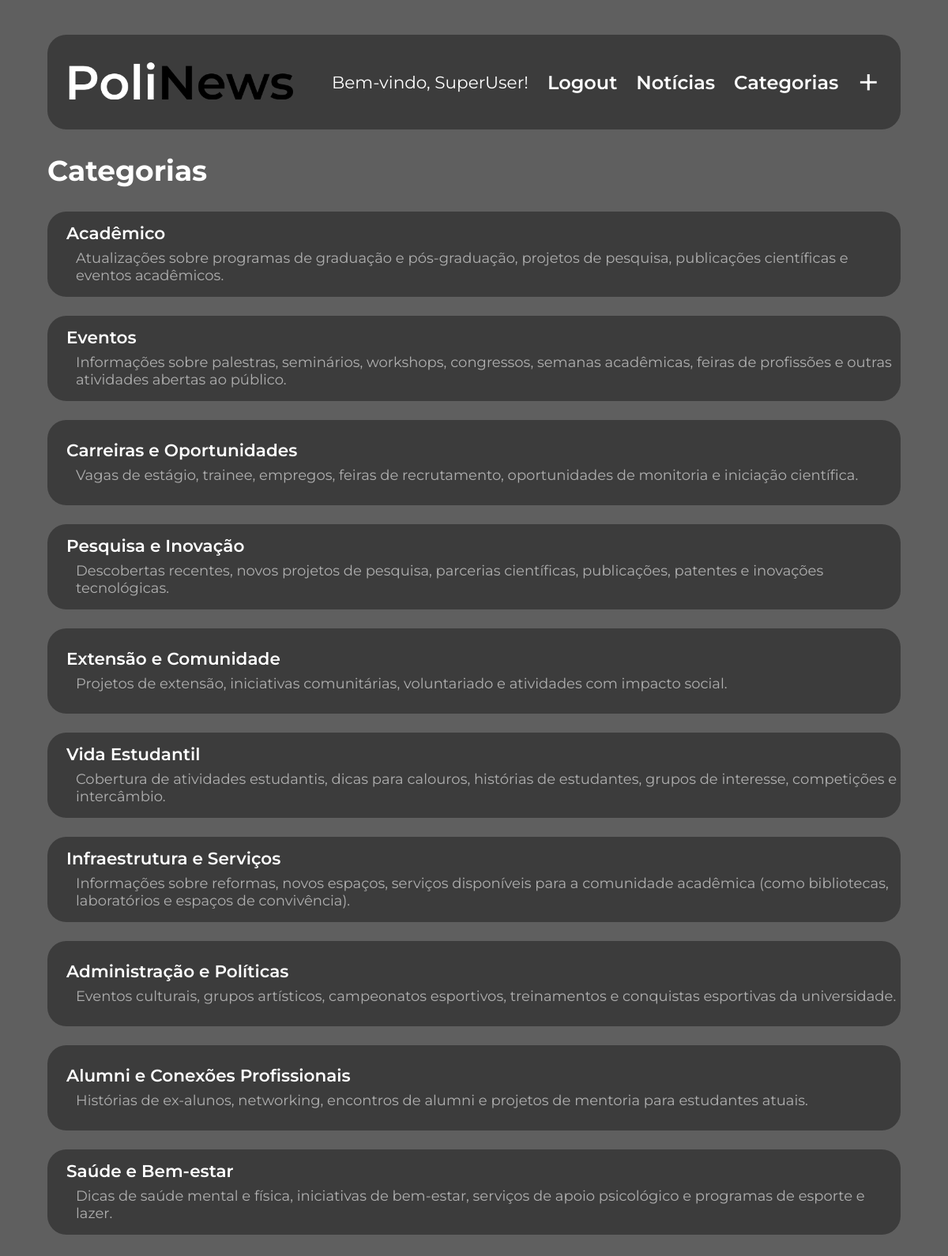
Page /news/categorias/ (signed in) on the committed database.
### news/models.py (models this page shows, shortened)
class Category(models.Model):
    nome = models.CharField(max_length=100, unique=True)
    descricao = models.TextField(blank=True)

### news/views_V1.py (the view)
# urls.py: path('categorias/', views_V1.category_list, name='category_list'),
def category_list(request):
    categorias = Category.objects.all()
    return render(request, 'news/category_list.html', {'categorias': categorias})

### news/templates/news/category_list.html
{% extends 'base.html' %}
{% block content %}
    <div class="categories">
        <h2>Categorias</h2>
        <ul>
            {% for categoria in categorias %}
                <li>
                    <a href="{% url 'news:category_detail' categoria.id %}" class="linkcat">
                        <div class="categorieslist">
                            <h1>{{ categoria.nome }}</h1>
                            <p>{{ categoria.descricao }}</p>
                        </div>
                    </a>
                </li>
            {% endfor %}
        </ul>
    </div>
{% endblock %}

### templates/base.html (shortened to what this page needs)
{% load static %}
<!DOCTYPE html>
<html lang="en">
    <head>
        <link rel="stylesheet" type="text/css" href="{% static 'style.css' %}?v={{ timestamp }}">
    </head>
    <body>
        <div class="main_div">
            <header id="cabecalho-principal">
                <a href="{% url 'index' %}">
                    <img src="{% static 'PoliNews.png' %}" class="logo">
                </a>
                <nav id="navegacao-principal">
                    <ul class="base">
                        {% if user.is_authenticated %}
                            <li class="logadotext"> Bem-vindo, {{ user.username }}!</li>
                            <li>
                                <a href="#" onclick="event.preventDefault(); document.getElementById('logout-form').submit();" class="logout">Logout</a>
                            </li>
                        {% else %}
                            <li><a href="{% url 'login' %}" class="login">Log in</a></li>
                        {% endif %}
                        <li><a href="{% url 'news:index' %}" class="noticias">Notícias</a></li>
                        <li><a href="{% url 'news:category_list' %}" class="noticias">Categorias</a></li>
                        <li>
                            {% if perms.news.add_post %}
                                <p>
                                    <a href="{% url 'news:create' %}" class="add">+</a>
                                </p>
                            {% endif%}
                        </li>
                    </ul>
                </nav>
            </header>
        </div>
            <main id="conteiner-principal">
                {% block content %}
                {% endblock content %}
            </main>
    </body>
</html>

### static/style.css (style rules this page uses)
body, #root { display: flex; flex-direction: column; background-color: rgb(95, 95, 95); }
header { display: flex; flex-direction: row; justify-content: space-between; align-items: center; width: 95%; }
.base { display: flex; justify-content: center; align-items: center; gap: 2vw; list-style: none; padding: 0; margin: 0; }
.base li { font-size: 1.8vw; }
.main_div { display: flex; flex-direction: row; justify-content: center; align-items: center; background-color: rgb(60, 60, 60); border-radius: 2vw; height: 10vw; width: 90vw; margin: 3vw auto; }
.logo { height: 4vw; }
.logadotext { font-size: 2vw; font-family: regularMS; color: white; text-decoration: none; }
.noticias { font-size: 2vw; font-family: SemiBoldMS; color: white; text-decoration: none; }
.logout { font-size: 2vw; font-family: SemiBoldMS; color: white; text-decoration: none; }
.add { font-size: 4vw; font-family: regularMS; color: white; text-decoration: none; }
.catdet a, h1 { text-decoration: none; font-size: 1.5vw; font-family: regularMS; color: rgb(170, 170, 170); margin-right: 1vw; font-weight: normal; }
.categories { width: 90vw; margin: auto; margin-top: -3vw; }
.categories h2 { font-family: BoldMS; font-size: 3vw; color: white; }
.categories ul { list-style-type: none; font-size: 2vw; padding-left: 0vw; }
.categorieslist { display: flex; flex-direction: column; justify-content: center; background-color: rgb(60, 60, 60); margin: 0 auto; width: 90vw; height: 8vw; border-radius: 2vw; margin-bottom: 2vw; padding-top: 1vw; }
.categorieslist p { padding-left: 1vw; color: rgb(175, 175, 175); font-family: regularMS; font-size: 1.5vw; margin-top: -0.5vw; margin-left: 2vw; margin-bottom: 2.3vw; }
.categorieslist h1 { margin-left: 2vw; color: white; text-decoration: none; font-family: SemiBoldMS; font-size: 1.8vw; }
li .linkcat { text-decoration: none; }

### rows in the picture
Category: nome "Acadêmico", descricao "Atualizações sobre programas de graduação e pós-graduação, projetos de pesquisa, publicações científicas e eventos acadêmicos."
Category: nome "Eventos", descricao "Informações sobre palestras, seminários, workshops, congressos, semanas acadêmicas, feiras de profissões e outras atividades abertas ao público."
Category: nome "Carreiras e Oportunidades", descricao "Vagas de estágio, trainee, empregos, feiras de recrutamento, oportunidades de monitoria e iniciação científica."
Category: nome "Pesquisa e Inovação", descricao "Descobertas recentes, novos projetos de pesquisa, parcerias científicas, publicações, patentes e inovações tecnológicas."
Category: nome "Extensão e Comunidade", descricao "Projetos de extensão, iniciativas comunitárias, voluntariado e atividades com impacto social."
Category: nome "Vida Estudantil", descricao "Cobertura de atividades estudantis, dicas para calouros, histórias de estudantes, grupos de interesse, competições e intercâmbio."
Category: nome "Infraestrutura e Serviços", descricao "Informações sobre reformas, novos espaços, serviços disponíveis para a comunidade acadêmica (como bibliotecas, laboratórios e espaços de convivência)."
Category: nome "Administração e Políticas", descricao "Eventos culturais, grupos artísticos, campeonatos esportivos, treinamentos e conquistas esportivas da universidade."
Category: nome "Alumni e Conexões Profissionais", descricao "Histórias de ex-alunos, networking, encontros de alumni e projetos de mentoria para estudantes atuais."
Category: nome "Saúde e Bem-estar", descricao "Dicas de saúde mental e física, iniciativas de bem-estar, serviços de apoio psicológico e programas de esporte e lazer."

### other values in the picture
{{ user.username }} "SuperUser"
